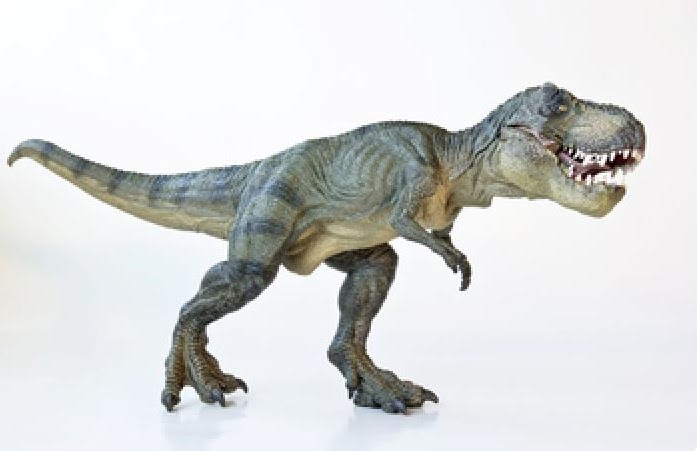
#> input picture Xử lý số liệu thống kê/Homework/19110315_TrinhNgocHien_BTTuan8/trex.jpg, 697 x 451 px
$ jupyter execute XLSLTK-19110315_TrinhNgocHien_week8.ipynb   (shell and % lines are left out)
#> lines starting #> are read from the running program, lines starting #| are printed output that depends on the picture; after the words box and inside, x2 and y2 are one past the last pixel; in counts of white or black regions, pixels touching at a corner belong together
# 5.3  Đọc, biểu diễn và lưu 1 ảnh

[cell 1]
from __future__ import print_function
import argparse
import cv2
import numpy as np

[cell 2]
ap = argparse.ArgumentParser()
ap.add_argument("-f","--image", required = True,
               help = "Path to the image")
args = vars(ap.parse_args())

[cell 3]
from google.colab.patches import cv2_imshow
image = cv2.imread("trex.jpg")
#> image is the input picture: shape (451, 697, 3); mean B, G, R 216, 216.4, 214.9
print('width:{}pixels'.format(image.shape[1]))
#| width:697pixels
print("height: {} pixels".format(image.shape[0]))
#| height: 451 pixels
print("channels: {}".format(image.shape[2]))
#| channels: 3

cv2_imshow(image)
cv2.waitKey(0)

[cell 4]
cv2.imwrite("newtrex.jpg", image)
#> Out = True

[cell 5]
img_raw = cv2.imread('trex.jpg')
img_raw

[cell 6]
img = img_raw[0]
#> img = 697 rows, first 8: [254, 254, 254], [254, 254, 254], [254, 254, 254], [254, 254, 254], [254, 254, 254], [254, 254, 254], [254, 254, 254], [254, 254, 254]
print(img_raw[0])
#> (printed output is left out)
cv2.imwrite("trex_B.png", img)
cv2.imwrite("trex_G.png", img)
cv2.imwrite("trex_R.png", img)
#> Out = True

# 5.5 Vẽ một số hình ảnh trong Python

[cell 7]
import numpy as np
canvas = np.zeros((300, 300, 3), dtype = "uint8")
green = (0, 255, 0)
cv2.line(canvas, (0, 0), (300, 300), green)
cv2_imshow(canvas)
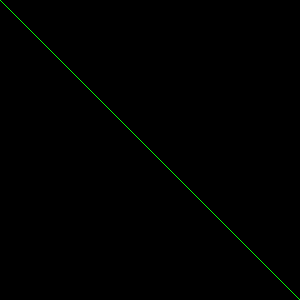
#> shown: shape (300, 300, 3); mean B, G, R 0, 0.8, 0
cv2.waitKey(0)

[cell 8]
red = (0, 0, 255)
cv2.line(canvas, (300,0), (0,300), red, 3)
cv2_imshow(canvas)
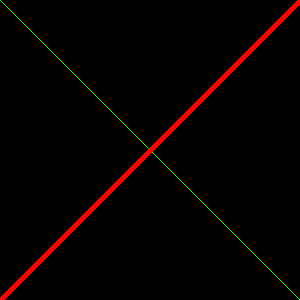
#> shown: shape (300, 300, 3); mean B, G, R 0, 0.8, 5.9
cv2.waitKey(0)

[cell 9]
# Vẽ HCN:
cv2.rectangle(canvas, (10,10), (60,60), green)
cv2_imshow(canvas)
cv2.waitKey(0)

[cell 10]
cv2.rectangle(canvas, (50,200), (200,225), red,5)
cv2_imshow(canvas)
cv2.waitKey(0)

[cell 11]
blue = (255, 0, 0)
cv2.rectangle(canvas, (200,50), (225,125), blue, -1)
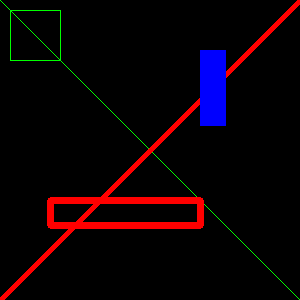
#> canvas: shape (300, 300, 3); mean of channels 0, 1, 2 5.6, 1.4, 12; drawn as B, G, R
cv2_imshow(canvas)
cv2.waitKey(0)

[cell 12]
# Vẽ đường tròn
canvas = np.zeros ((300, 300, 3) ,dtype = "uint8" )
(centerX , centerY) = (canvas.shape[1] // 2 ,canvas.shape[0] // 2)
white = (255 , 255 , 255 )

for r in range(0,175,25):
  cv2.circle(canvas, (centerX, centerY), r, white)
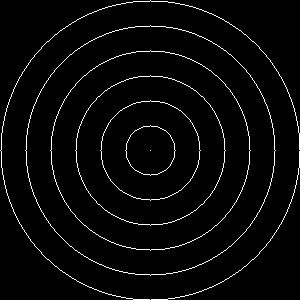
#> canvas: shape (300, 300, 3); 3.3% white in thin lines or dots

cv2_imshow(canvas)
cv2.waitKey(0)
#> Out = 27

[cell 13]
# Bài tập:
import matplotlib.pyplot as plt
canvas = np.ones([300, 300, 3])

[cell 14]
#Tam giác vuông 1:
blue = (0, 0, 255)
cv2.line(canvas, (20,20), (20,40), blue)
cv2.line(canvas, (20,20), (50,40), blue)
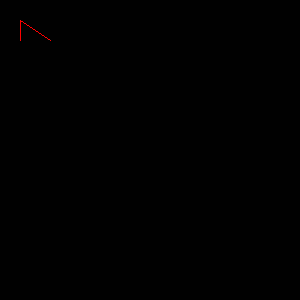
#> canvas: shape (300, 300, 3) float64; mean of channels 0, 1, 2 1, 1, 1.1; drawn as B, G, R
cv2.line(canvas, (20,40), (50,40), blue)
#> canvas: shape (300, 300, 3) float64; 0.03% of pixels changed, all inside (x1, y1, x2, y2) = (21, 40, 50, 41)
plt.imshow(canvas)


#Tam giác đều 2:
green = (0, 255, 0)
cv2.line(canvas, (80, 20), (67,33), green)
#> canvas: shape (300, 300, 3) float64; mean of channels 0, 1, 2 1, 1, 1.2
cv2.line(canvas, (80,20), (93,33), green)
#> canvas: shape (300, 300, 3) float64; mean of channels 0, 1, 2 1, 1.1, 1.2
cv2.line(canvas, (67,33), (93,33), green)
#> canvas: shape (300, 300, 3) float64; mean of channels 0, 1, 2 1, 1.1, 1.2
plt.imshow(canvas)

#Hình vuông
red = (255, 0, 0)
cv2.line(canvas, (20, 60), (20,100), red)
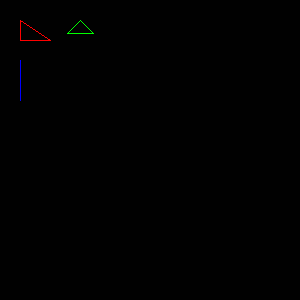
#> canvas: shape (300, 300, 3) float64; mean of channels 0, 1, 2 1.1, 1.1, 1.2; drawn as B, G, R
cv2.line(canvas, (20, 60), (60,60), red)
#> canvas: shape (300, 300, 3) float64; 0.04% of pixels changed, all inside (x1, y1, x2, y2) = (21, 60, 61, 61)
cv2.line(canvas, (60,60), (60,100), red)
#> canvas: shape (300, 300, 3) float64; mean of channels 0, 1, 2 1.3, 1.1, 1.2
cv2.line(canvas, (20,100), (60,100), red)
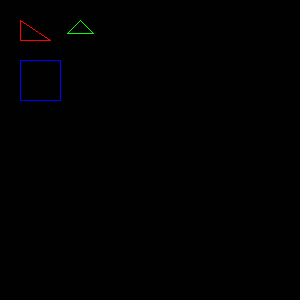
#> canvas: shape (300, 300, 3) float64; mean of channels 0, 1, 2 1.5, 1.1, 1.2; drawn as B, G, R
plt.imshow(canvas)

#Hình bình hành:
black = (0,0,0)
cv2.line(canvas, (80, 60), (100,60), black)
#> canvas: shape (300, 300, 3) float64; 0.02% of pixels changed, all inside (x1, y1, x2, y2) = (80, 60, 101, 61)
cv2.line(canvas, (100, 60), (95,70), black)
#> canvas: shape (300, 300, 3) float64; mean of channels 0, 1, 2 1.4, 1.1, 1.2
cv2.line(canvas, (95, 70), (75,70), black)
#> canvas: shape (300, 300, 3) float64; mean of channels 0, 1, 2 1.4, 1.1, 1.2
cv2.line(canvas, (75, 70), (80,60), black)
#> canvas: shape (300, 300, 3) float64; mean of channels 0, 1, 2 1.4, 1.1, 1.2
plt.imshow(canvas)
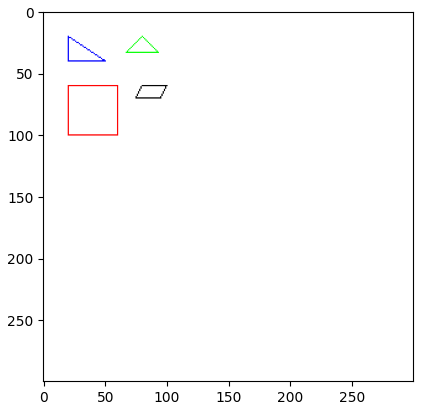
#> figure drawn by matplotlib, 1 panel
